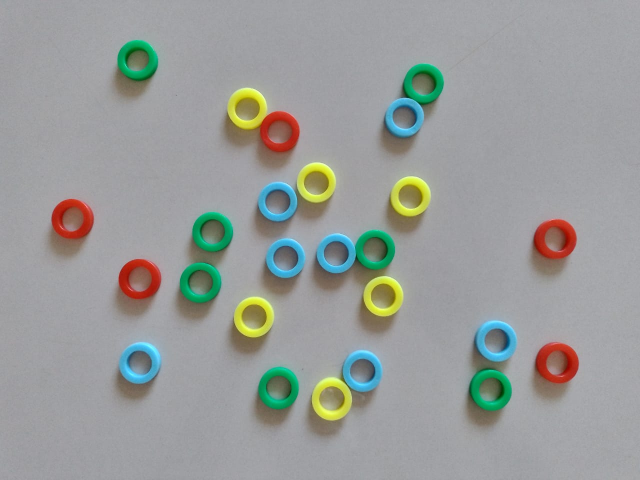
#> input picture tarefa-6/img/4.jpg, 1280 x 960 px (shown at 1/2 size)
$ python circle4.py
#> lines starting #> are read from the running program, lines starting #| are printed output that depends on the picture; after the words box and inside, x2 and y2 are one past the last pixel; in counts of white or black regions, pixels touching at a corner belong together
import cv2 as cv
import numpy as np
from matplotlib import pyplot as plt

vermelho = [43, 53, 194]#2#5
amarelo = [46, 224, 213]#32#66
verde = [115, 174, 3]##160
azul = [210, 179, 82]#96#193

vermelhoo = cv.cvtColor((np.uint8([[vermelho]])), cv.COLOR_BGR2HSV)
amareloo = cv.cvtColor((np.uint8([[amarelo]])), cv.COLOR_BGR2HSV)
verdee = cv.cvtColor((np.uint8([[verde]])), cv.COLOR_BGR2HSV)
azull = cv.cvtColor((np.uint8([[azul]])), cv.COLOR_BGR2HSV)

# [4 lines of commented-out code are left out]


vm = vermelhoo[0][0][0]
am = amareloo[0][0][0]
vd = verdee[0][0][0]
az = azull[0][0][0]

# print(vm, am, vd, az)

def choosecolor (valorhsv):
    #sobre 2 menos 1

    h = int(valorhsv[0])

    dist = [0,0,0,0]

    # print("aaaa")
    # print('this is our h: ' + str(h))

    dist[0] = np.uint8(abs(int(h) - int(vm)))
    dist[1] = np.uint8(abs(int(h) - int(am)))
    dist[2] = np.uint8(abs(int(h) - int(vd)))
    dist[3] = np.uint8(abs(int(h) - int(az)))

    # print("bbbb")

    a = min(dist)
    # print(dist)

    # print(dist)

    # print("current color (" + str(valorhsv[0]) + ", " + str(valorhsv[1]) + ", " + str(valorhsv[2]) + ") is closer to the color of index " + str(dist.index(a)) + " (" + str(a) + " units away)")

    return dist.index(a)


def getcolor (img, c1):

    # for c in circulos[0, :]:

    c = (int(c1[0]),int(c1[1]),int(c1[2]))

    r = int(c[2])
    hues = [0,0,0,0]
    # print(img.shape)

    for i in range(-1*r, r):
        for j in range(-1*r, r):
            if (c[0] + i < 0 or c[0] + i >= img.shape[1] or c[1] + j < 0 or c[1] + j >= img.shape[0]):
                continue
            dist = np.sqrt((i)**2 + (j)**2)
            # print("cheguei aqui 3 e a dist eh igual a " + str(dist))
            if int(dist) <= r and int(dist) >= r*2/3 : # ta dentro da area

                # print('estou no pixel ('+ str(c[1]+j) +', ' + str(c[0]+i) + ')')
                # hues[choosecolor(img[c[0] + i][c[1] + j])]+=1
                # print('cor: ' + str(img[c[1] + j][c[0] + i]))
                a = np.uint8([[img[c[1] + j][c[0] + i]]])
                a = cv.cvtColor(a, cv.COLOR_BGR2HSV)
                # print(a)
                # img[c[1] + j][c[0] + i] = [0, 0, 0]
                if (a[0][0][1] > 15): # se eh suficientemente longe do gray
                #     # print(img[c[0] + i][c[1] + j])
                #     # print(c[0] + i)
                #     # print(c[1] + j)
                    hues[choosecolor(a[0][0])]+=1
                # print()
    # print(hues)
    # print(hues)

    return hues.index(max(hues))


filepath = "../img/4.jpg"
img = cv.imread(filepath)
#> img is the input picture: shape (960, 1280, 3); mean B, G, R 154, 156, 153.2
# img = cv.cvtColor(img, cv.COLOR_BGR2RGB)
# print(img[815][449][0], img[815][449][1], img[815][449][2])
imghsv = cv.cvtColor(img, cv.COLOR_RGB2HSV)
#> imghsv: shape (960, 1280, 3); mean H, S, V 42.3, 26.7, 162.9
# hue vai nos ajudar mais do que rgb!
imgray = cv.cvtColor(img, cv.COLOR_RGB2GRAY)
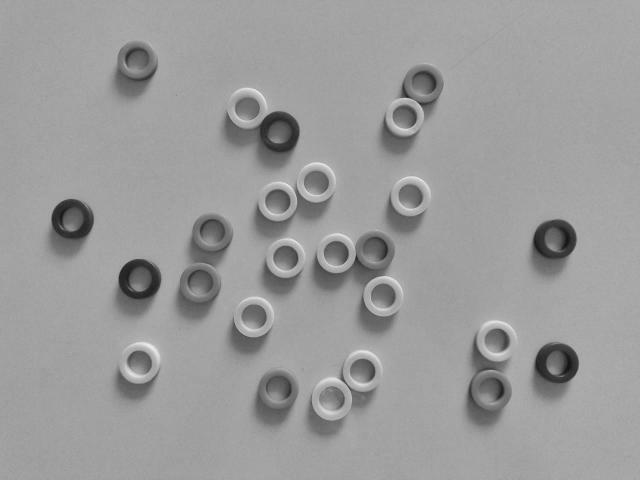
#> imgray: shape (960, 1280) (shown at 1/2 size); min 17, max 245, mean 155.1
imgray = cv.GaussianBlur(imgray, (7, 7), 1.5)

circulos = cv.HoughCircles(imgray, cv.HOUGH_GRADIENT, 1, 20, param1=50, param2=25, minRadius=30, maxRadius=50)
#> circulos = 25 rows, first 8: [766.5, 592.5, 39.7], [507.5, 633.5, 40.2], [633.5, 364.5, 40.5], [277.5, 726.5, 40.3], [672.5, 505.5, 40], [819.5, 394.5, 37.6], [400.5, 566.5, 41.6], [570.5, 514.5, 40]

circulos = np.uint16(np.around(circulos))
#> circulos = 25 rows, first 8: [766, 592, 40], [508, 634, 40], [634, 364, 40], [278, 726, 40], [672, 506, 40], [820, 394, 38], [400, 566, 42], [570, 514, 40]
# print(circulos.shape)
# circulosinternos = np.uint16(np.around(circulosinternos))
# print(circulosinternos.shape)

imgfinal = img

# imgfinalinternos = img.copy()

cores = [0,0,0,0]

for i in circulos[0, :]:
    a = getcolor(imgfinal, i)
    cor = (0,0,0)
    # s = "a cor selecionada foi: "
    match a:
        case 0:
            cor = (54, 54, 255)
            cores[0]+=1
        case 1:
            cor = (50, 255, 255)
            cores[1]+=1
            # print(s + "amarelo")
        case 2:
            cor = (81, 255, 54)
            cores[2]+=1
            # print(s + "verde")
        case 3:
            cor = (255, 108, 54)
            cores[3]+=1
            # print(s + "azul")

    cv.circle(imgfinal, (i[0], i[1]), i[2], cor, 1)

    cv.circle(imgfinal, (i[0], i[1]), int(np.around(2*i[2]/3)), cor, 1)

    cv.circle(imgfinal, (i[0],i[1]), 2, cor, 3)
#> this loop made 25 passes
#> i on passes 2 to 13: [508, 634, 40], [634, 364, 40], [278, 726, 40], [672, 506, 40], [820, 394, 38], [400, 566, 42], [570, 514, 40], [276, 558, 39], [1114, 478, 39], [494, 214, 40], [750, 498, 39], [272, 120, 38]
#> (c in getcolor, r in getcolor, a) on pass 1: ((766, 592, 40), 40, 4)
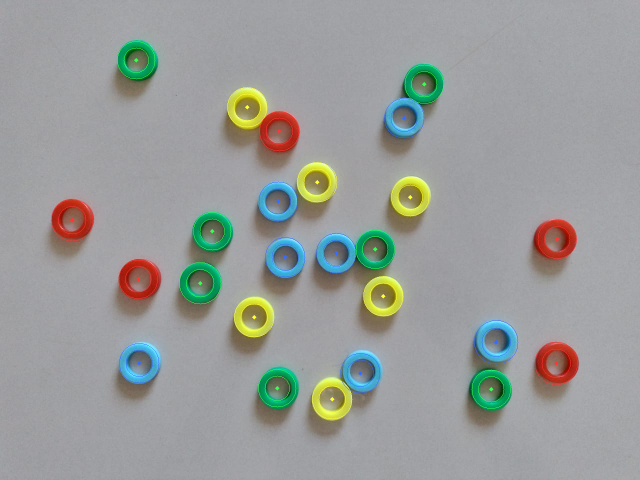
#> imgfinal: shape (960, 1280, 3) (shown at 1/2 size); 0.84% of pixels changed, all inside (x1, y1, x2, y2) = (102, 82, 1156, 839)


# for i in circulosinternos[0, :]:
#     cv.circle(imgfinalinternos, (i[0], i[1]), i[2], (0, 255, 0), 1)

#     cv.circle(imgfinalinternos, (i[0],i[1]), 2, (0, 0, 255), 3)

print('-------------CORES-------------')
print('vermelho: ' + str(cores[0]))
print('amarelo: ' + str(cores[1]))
print('verde: ' + str(cores[2]))
print('azul: ' + str(cores[3]))
# print(cores)

# imgfinal = cv.cvtColor(imgfinal, cv.COLOR_BGR2RGB)
plt.imshow(imgfinal)
cv.imwrite('../results/4-result.png', imgfinal)

$ run again, with tarefa-6/img/1.jpg copied over tarefa-6/img/4.jpg
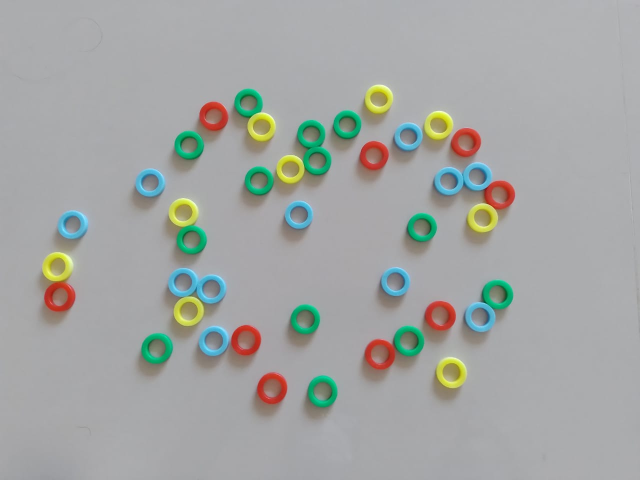
#> input picture tarefa-6/img/1.jpg, 1280 x 960 px (shown at 1/2 size)
#> img is the input picture: shape (960, 1280, 3); mean B, G, R 163.7, 165.7, 163.2
#> imghsv: shape (960, 1280, 3); mean H, S, V 31.3, 19.9, 170.9
#> `imgray = cv.cvtColor(img, cv.COLOR_RGB2GRAY)`:
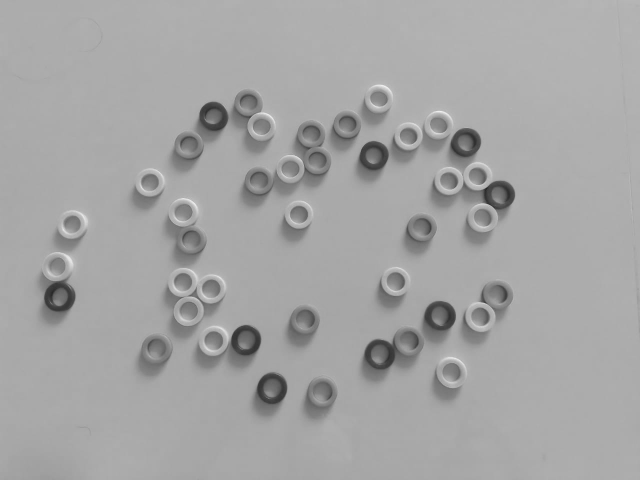
#> imgray: shape (960, 1280) (shown at 1/2 size); min 32, max 246, mean 164.7
#> `circulos = cv.HoughCircles(imgray, cv.HOUGH_GRADIENT, 1, 20, param1=50..`: circulos = 23 rows, first 8: [544.5, 776.5, 31.5], [376.5, 621.5, 30.4], [879.5, 632.5, 30.7], [905.5, 743.5, 32.1], [932.5, 286.5, 30.6], [759.5, 707.5, 30.35], [119.5, 592.5, 31.4], [492.5, 681.5, 30.5]
#> `circulos = np.uint16(np.around(circulos))`: circulos = 23 rows, first 8: [544, 776, 32], [376, 622, 30], [880, 632, 31], [906, 744, 32], [932, 286, 31], [760, 708, 30], [120, 592, 31], [492, 682, 30]
#> the loop `for i in circulos[0, :]:` made 23 passes
#> after the loop `for i in circulos[0, :]:`:
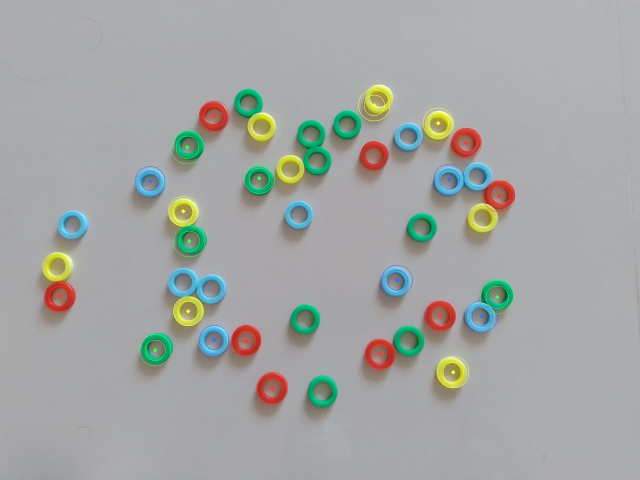
#> imgfinal: shape (960, 1280, 3) (shown at 1/2 size); 0.62% of pixels changed, all inside (x1, y1, x2, y2) = (89, 178, 1031, 809)

$ run again, with tarefa-6/img/2.jpg copied over tarefa-6/img/4.jpg
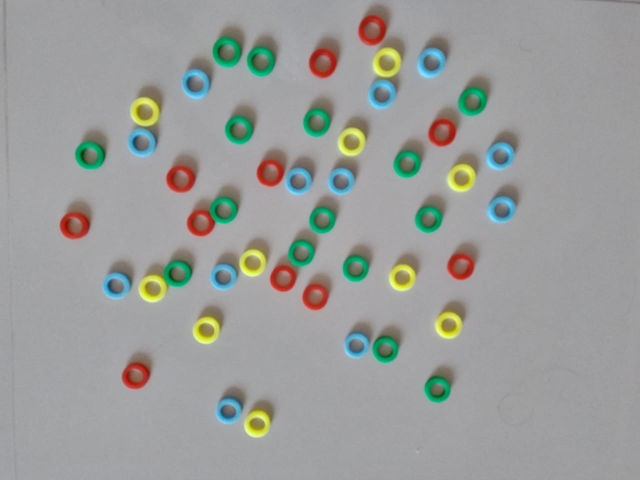
#> input picture tarefa-6/img/2.jpg, 1280 x 960 px (shown at 1/2 size)
#> img is the input picture: shape (960, 1280, 3); mean B, G, R 154.4, 156.8, 154.9
#> imghsv: shape (960, 1280, 3); mean H, S, V 33.3, 20.5, 161.8
#> `imgray = cv.cvtColor(img, cv.COLOR_RGB2GRAY)`:
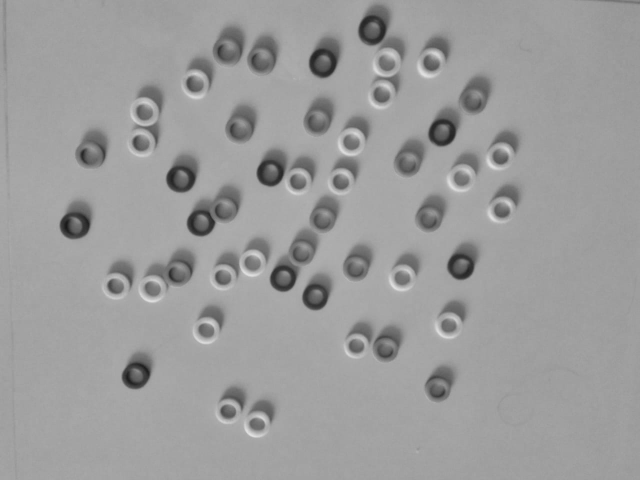
#> imgray: shape (960, 1280) (shown at 1/2 size); min 24, max 229, mean 156
#> `circulos = cv.HoughCircles(imgray, cv.HOUGH_GRADIENT, 1, 20, param1=50..`: circulos = [[149.5, 446.5, 31.1], [278.5, 287.5, 31.6], [757.5, 62.5, 40.1], [897.5, 270.5, 40.8], [179.5, 303.5, 32.1]]
#> `circulos = np.uint16(np.around(circulos))`: circulos = [[150, 446, 31], [278, 288, 32], [758, 62, 40], [898, 270, 41], [180, 304, 32]]
#> the loop `for i in circulos[0, :]:` made 5 passes
#> after the loop `for i in circulos[0, :]:`:
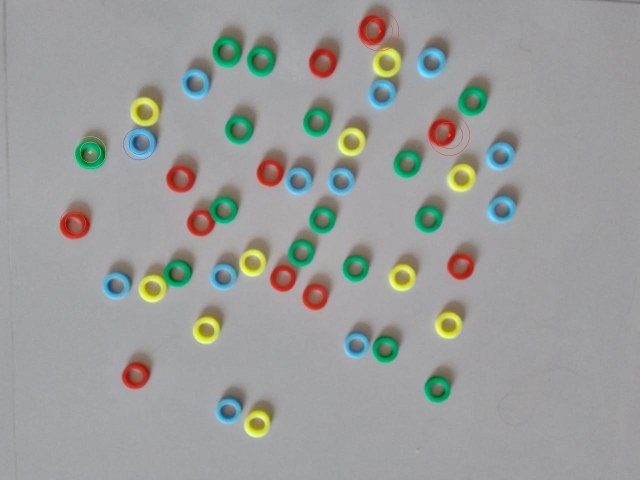
#> imgfinal: shape (960, 1280, 3) (shown at 1/2 size); 0.15% of pixels changed, all inside (x1, y1, x2, y2) = (119, 22, 940, 478)

$ run again, with tarefa-6/img/3.jpg copied over tarefa-6/img/4.jpg
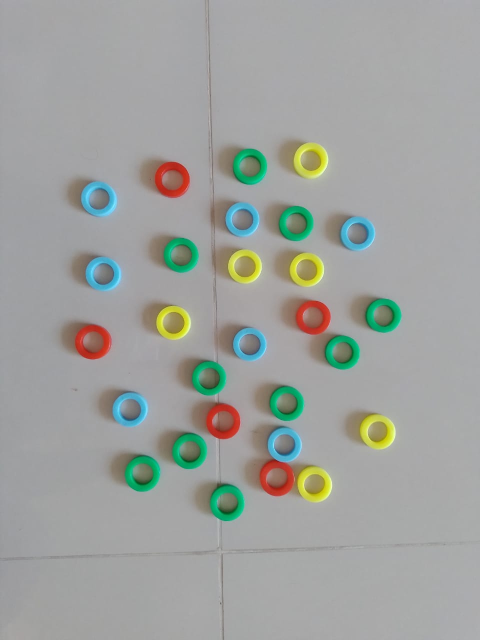
#> input picture tarefa-6/img/3.jpg, 960 x 1280 px (shown at 1/2 size)
#> img is the input picture: shape (1280, 960, 3); mean B, G, R 157.9, 161.5, 158.8
#> imghsv: shape (1280, 960, 3); mean H, S, V 34.3, 19.6, 165.7
#> `imgray = cv.cvtColor(img, cv.COLOR_RGB2GRAY)`:
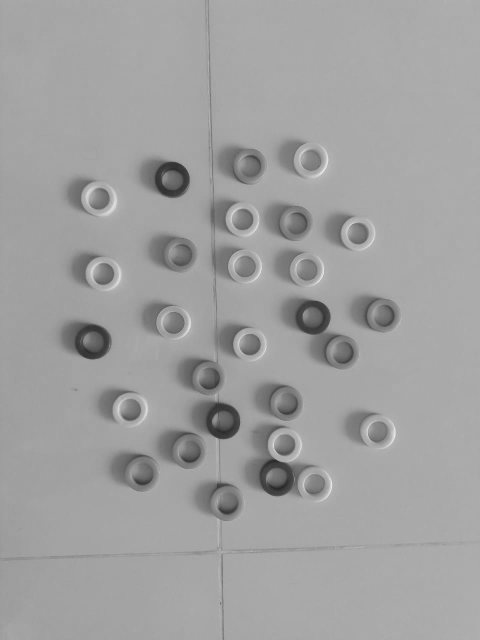
#> imgray: shape (1280, 960) (shown at 1/2 size); min 34, max 242, mean 160.1
#> `circulos = cv.HoughCircles(imgray, cv.HOUGH_GRADIENT, 1, 20, param1=50..`: circulos = 28 rows, first 8: [613.5, 539.5, 34.1], [203.5, 546.5, 32.7], [485.5, 438.5, 34.4], [346.5, 645.5, 34], [626.5, 634.5, 34.3], [194.5, 395.5, 32.4], [715.5, 466.5, 34], [497.5, 687.5, 31.3]
#> `circulos = np.uint16(np.around(circulos))`: circulos = 28 rows, first 8: [614, 540, 34], [204, 546, 33], [486, 438, 34], [346, 646, 34], [626, 634, 34], [194, 396, 32], [716, 466, 34], [498, 688, 31]
#> the loop `for i in circulos[0, :]:` made 28 passes
#> after the loop `for i in circulos[0, :]:`:
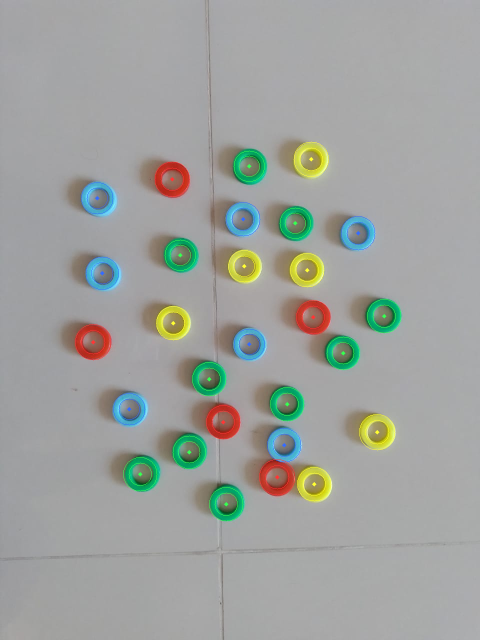
#> imgfinal: shape (1280, 960, 3) (shown at 1/2 size); 0.81% of pixels changed, all inside (x1, y1, x2, y2) = (150, 283, 803, 1043)
